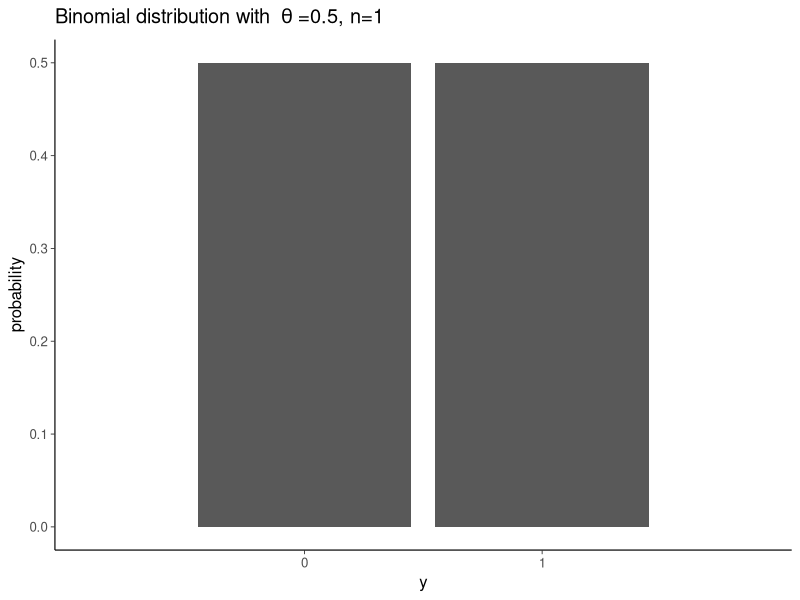
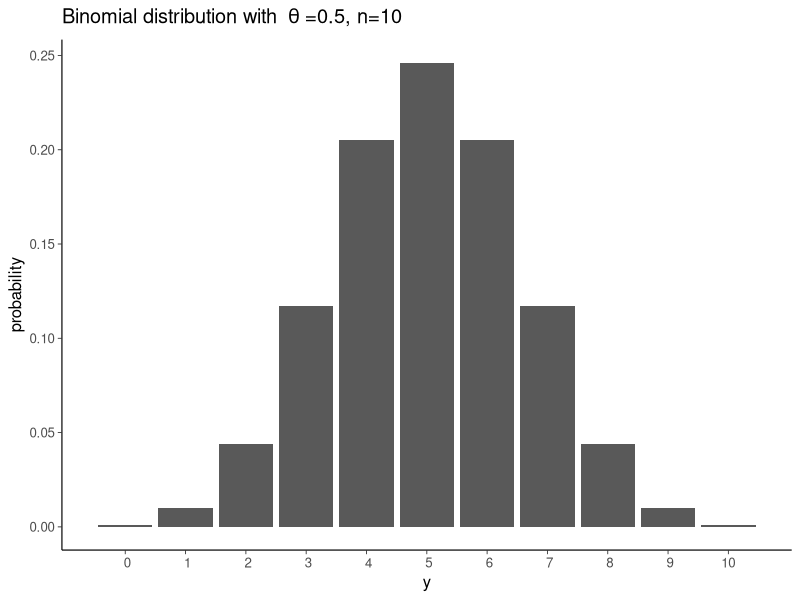
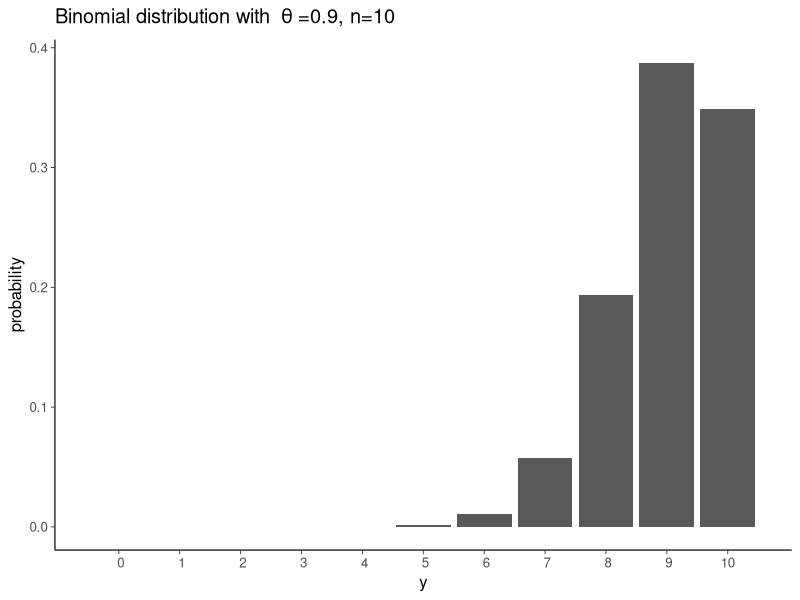
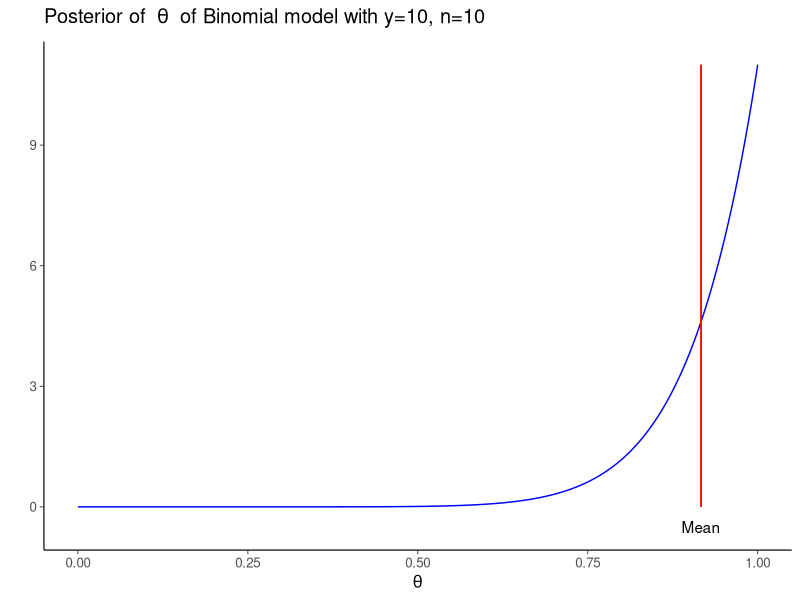
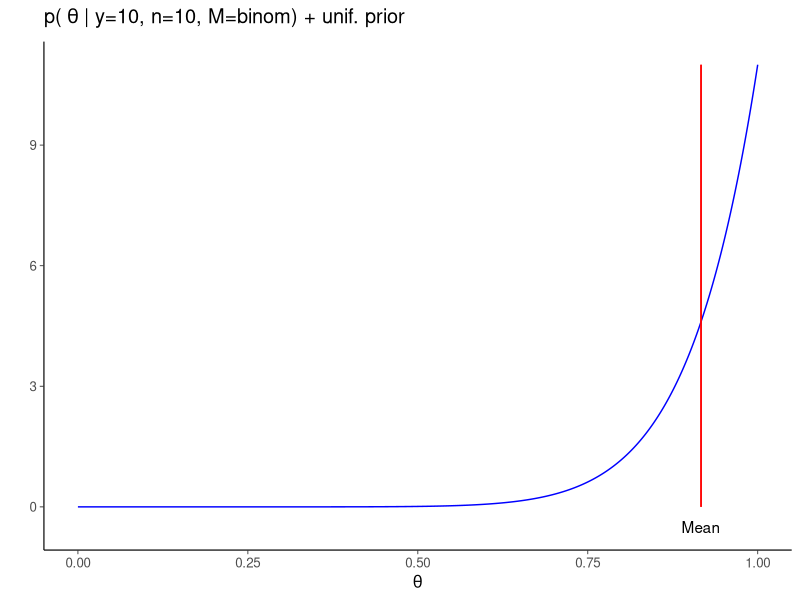
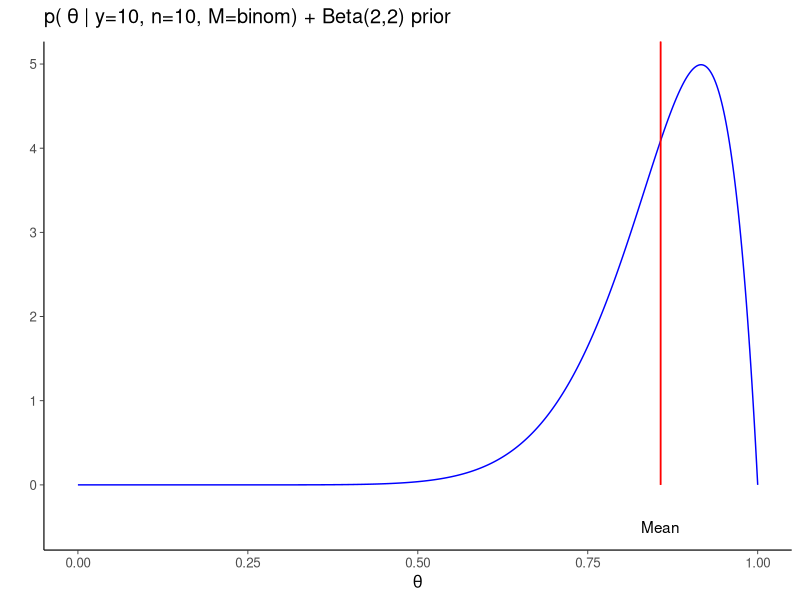
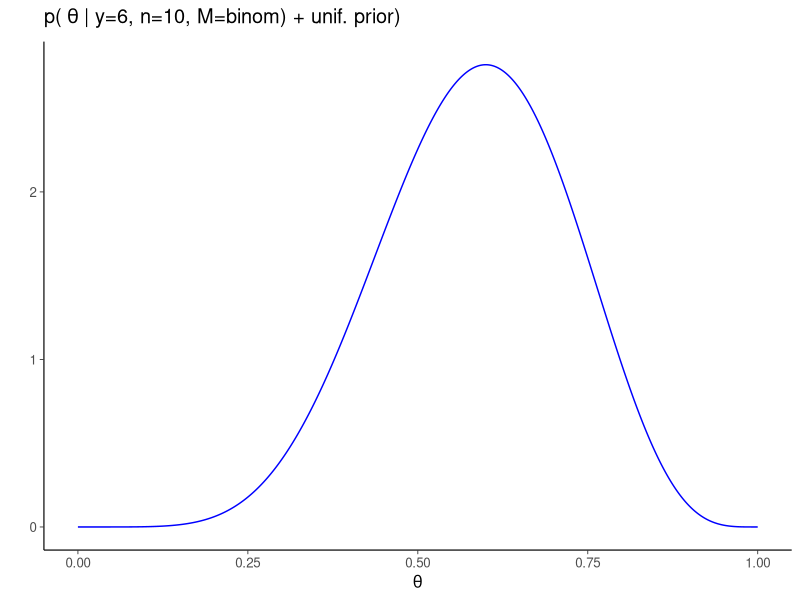
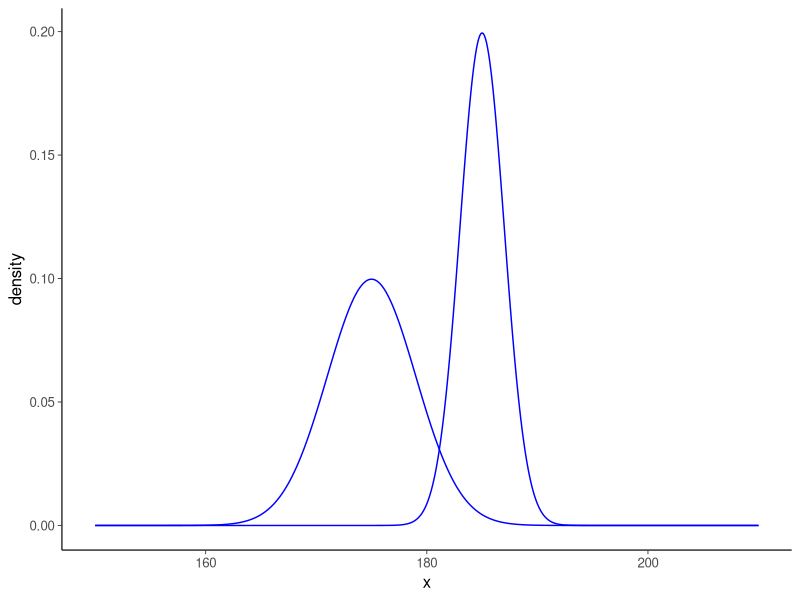

Write R code to recreate these figures, in order.
#' ---
#' title: "Bayesian data analysis - some figs for slides_ch2"
#' author: "Aki Vehtari"
#' date: "`r format(Sys.Date())`"
#' ---

#' load packages
library(tidyverse)
library(purrr)
library(ggplot2)
theme_set(bayesplot::theme_default(base_family = "sans"))

#' # Binomial model, Beta posterior
#' 

#' Binomial distribution with theta=0.5, n=1
ggplot(data.frame(x=0:1, y=dbinom(0:1, 1, 0.5)), aes(x=x, y=y)) +
    geom_col() +
    scale_x_discrete(breaks=0:1, limits=0:1) +
    labs(x="y", y="probability", title=bquote("Binomial distribution with " ~ theta ~ "=0.5, n=1"))

#' Binomial distribution with theta=0.5, n=10
ggplot(data.frame(x=0:10, y=dbinom(0:10, 10, 0.5)), aes(x=x, y=y)) +
    geom_col() +
    scale_x_discrete(breaks=0:10, limits=0:10) +
    labs(x="y", y="probability", title=bquote("Binomial distribution with " ~ theta~ "=0.5, n=10"))

#' Binomial distribution with theta=0.9, n=10
ggplot(data.frame(x=0:10, y=dbinom(0:10, 10, 0.9)), aes(x=x, y=y)) +
    geom_col() +
    scale_x_discrete(breaks=0:10, limits=0:10) +
    labs(x="y", y="probability", title=bquote("Binomial distribution with " ~ theta ~ "=0.9, n=10"))

#' Posterior of theta of Binomial model with y=10, n=10
ggplot(data = data.frame(x = c(0, 1)), aes(x)) +
    stat_function(fun = dbeta, n = 601, args = list(shape1 = 11, shape2 = 1),
                  color = "blue") +
    geom_segment(x=11/12, xend=11/12, y=0, yend=11, color="red") +
    annotate(geom ="text", x=11/12, y=-0.5, label="Mean")  +
    labs(x=bquote(theta), y="",
         title=bquote("Posterior of " ~ theta ~ " of Binomial model with y=10, n=10"))

#' Posterior of theta of Binomial model with y=10, n=10
ggplot(data = data.frame(x = c(0, 1)), aes(x)) +
    stat_function(fun = dbeta, n = 601, args = list(shape1 = 11, shape2 = 1),
                  color = "blue") +
    geom_segment(x=11/12, xend=11/12, y=0, yend=11, color="red") +
    annotate(geom ="text", x=11/12, y=-0.5, label="Mean")  +
    labs(x=bquote(theta), y="", title=bquote("p(" ~ theta ~ "| y=10, n=10, M=binom) + unif. prior"))

#' Posterior of theta of Binomial model with y=10, n=10 + Beta(2,2) prior
ggplot(data = data.frame(x = c(0, 1)), aes(x)) +
    stat_function(fun = dbeta, n = 601, args = list(shape1 = 12, shape2 = 2),
                  color = "blue") +
    geom_segment(x=12/14, xend=12/14, y=0, yend=11, color="red") +
    annotate(geom ="text", x=12/14, y=-0.5, label="Mean")  +
    labs(x=bquote(theta), y="", title=bquote("p(" ~ theta ~ "| y=10, n=10, M=binom) + Beta(2,2) prior"))

#' Posterior of theta of Binomial model with y=6, n=10 + unif prior
ggplot(data = data.frame(x = c(0, 1)), aes(x)) +
    stat_function(fun = dbeta, n = 601, args = list(shape1 = 7, shape2 = 5),
                  color = "blue") +
    labs(x=bquote(theta), y="", title=bquote("p(" ~ theta ~ "| y=6, n=10, M=binom) + unif. prior)"))


#' # Gaussian model with known variance, Gaussian posterior
#' 

#' fake data
tb <- tibble(id = c(1, 2), height_mu=c(175, 185), height_sd=c(4, 2))

#' population mean and standard deviation for male height in Finland
popmu=181;
popsd=6;

#' posterior functions
postsd <- function (priorsd, obssd) { sqrt(1/(1/priorsd^2+1/obssd^2)) }
postmu <- function (priormu, priorsd, obsmu, obssd) {
    (priormu/priorsd^2 + obsmu/obssd^2)/(1/priorsd^2+1/obssd^2) }

#' base for plots
pbase <- ggplot(data = data.frame(x = c(155, 205)), aes(x)) +
    labs(y="", x="Height in cm")

#' Plot fake guesses
guessdf <- pmap_df(tb, ~ data_frame(x = seq(150, 210, length.out = 601), id=..1,
                                   density = dnorm(x, ..2, ..3)))
pguess <- ggplot(guessdf, aes(group = id, x = x, y = density)) + 
    geom_line(linetype=1, color="blue")
pguess

#' Plot fake guesses + prior
pguess + 
    stat_function(fun = dnorm, n = 101, args = list(mean = popmu, sd = popsd),
                  color = "red")

#' Compute posterior mu and sd
tb <- mutate(tb,
             height_pmu = postmu(popmu, popsd, height_mu, height_sd),
             height_psd = postsd(popsd, height_sd)
             )

#' Compute posterior densities
postdf <- pmap_df(tb, ~ data_frame(x = seq(150, 210, length.out = 601), id=..1,
                                   density = dnorm(x, ..4, ..5)))

#' Plot posterior densities
ppost <- ggplot(guessdf, aes(group = id, x = x, y = density)) + 
    geom_line(linetype=1, color="blue") + 
    geom_line(data = postdf, linetype=1, color="violet") +
    stat_function(fun = dnorm, n = 101, args = list(mean = popmu, sd = popsd),
                  color = "red")
ppost
